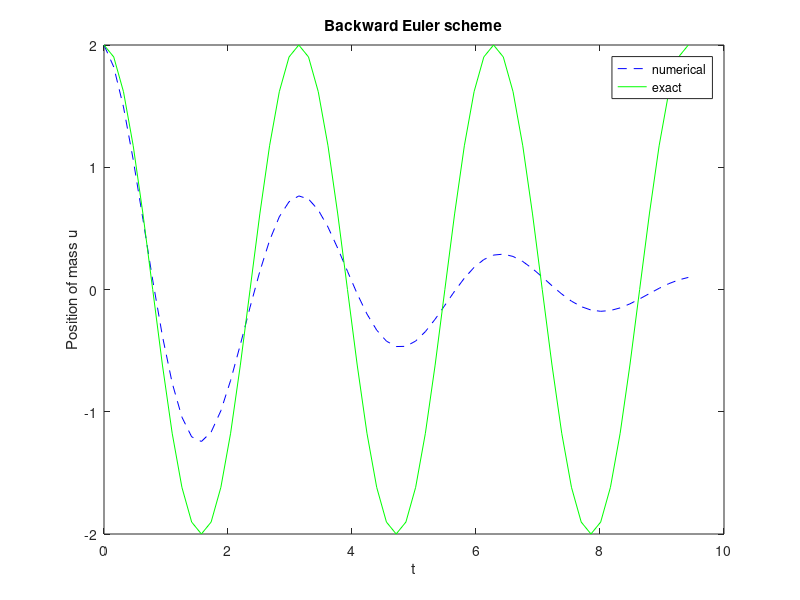

MATLAB code to generate this figure:
omega = 2;
P = 2*pi/omega;
dt = [P/20 P/2000]';
T = 3*P;
N_t = floor(round(T/dt(1)));
t = linspace(0, N_t*dt(1), N_t+1);

u = zeros(N_t+1, 1);
v = zeros(N_t+1, 1);

% Initial condition
X_0 = 2;
v_0 = 0;

% Initial condition are assigned.
u(1) = X_0;
v(1) = v_0;

for n = 2:N_t+1
    u(n) = (1.0/(1+(dt(1)*omega)^2)) * (dt(1)*v(n-1) + u(n-1));
    v(n) = (1.0/(1+(dt(1)*omega)^2)) * (-dt(1)*omega^2*u(n-1) + v(n-1));
end

plot(t, u, 'b--')
hold on
plot(t, X_0*cos(omega*t), 'g-');

legend('numerical', 'exact');
title('Backward Euler scheme')
xlabel('t'); ylabel('Position of mass u');

hold off